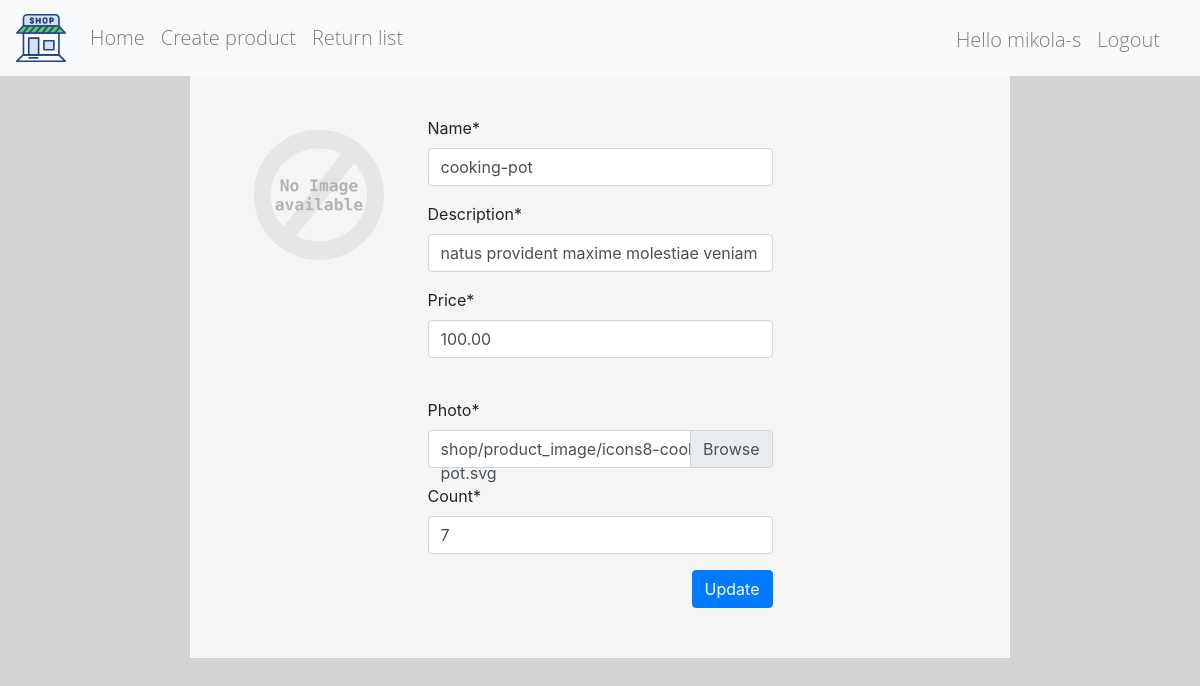
The page /product_update/7/ (signed in) on the database as committed earlier.
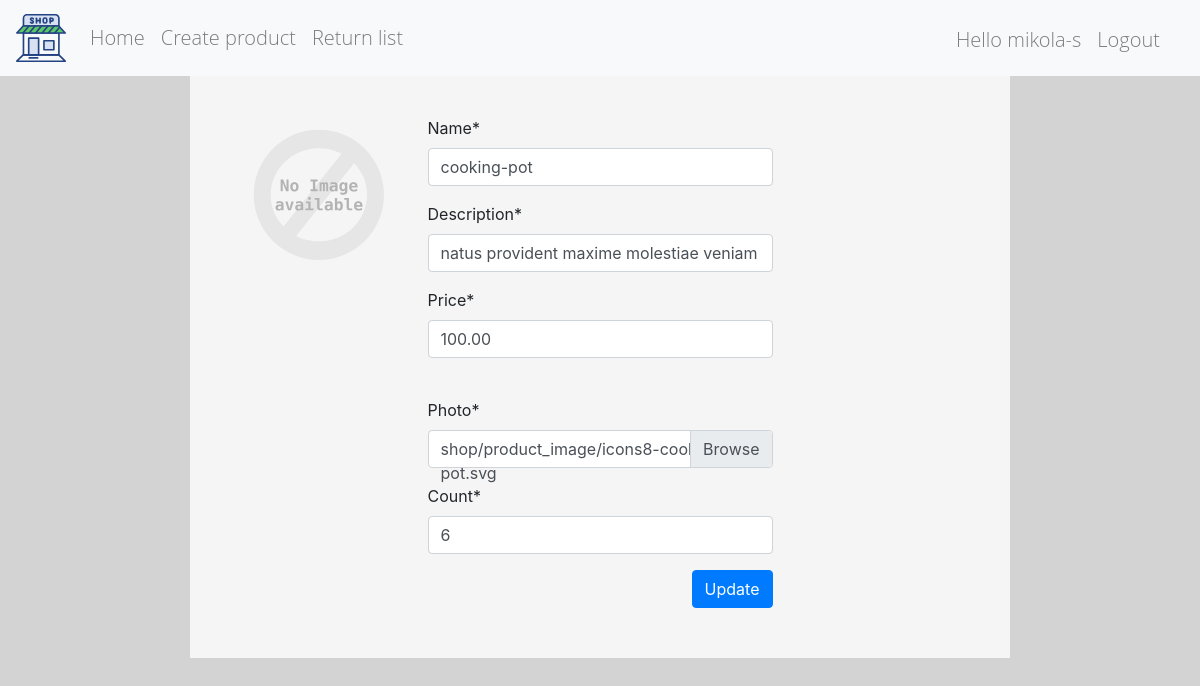
The same page on the database as committed later.
### shop/models.py (models this page shows, shortened)
class Product(models.Model):
    name = models.CharField(max_length=50)
    description = models.CharField(max_length=256)
    price = models.DecimalField(
        decimal_places=2,
        max_digits=12,
        validators=[MinValueValidator(Decimal('0.00'))])
    photo = models.FileField(upload_to='shop/product_image/')
    count = models.PositiveIntegerField()

### shop/views.py (the view)
# urls.py: path('product_update/<int:pk>/', ProductUpdate.as_view(), name='product_update'),
class ProductUpdate(AdminAccess, UpdateView):
    template_name = 'shop/product/update_form.html'
    success_url = '/'
    form_class = forms.ProductCreateForm
    model = models.Product
    success_message = 'success update product %(name)s'

### shop/forms.py
class ProductCreateForm(ModelForm):
    class Meta:
        model = Product
        fields = '__all__'

### shop/views.py (called while the page is built)
    def test_func(self):
        return self.request.user.is_superuser

### shop/templates/shop/product/update_form.html (shortened to what this page needs)
{% extends 'shop/page_item/base.html' %}
{% load staticfiles %}
{% load static %}
{% load crispy_forms_tags %}
{% block content %}
    <div class="col-md-8 col-sm-8 col-12 col box">
        <div class="row">
            <div class="col-3">
                <img class="card-img-top" id="id_img" src="{{ MEDIA_URL }}{{ product.photo }}" alt="image"
                     onerror="if (this.src != 'static/images/alt.svg') this.src = '{% static "images/alt.svg" %}'"
                >
            </div>
            <div class="col-6">
                <form method="post" enctype="multipart/form-data" class="form">
                    <div class="form-group mx-0 mb-0">
                        {{ form.name|as_crispy_field }}
                    </div>
                    <div class="form-group mx-0">
                        {{ form.description|as_crispy_field }}
                    </div>
                    <div class="form-group mb-0">
                        {{ form.price|as_crispy_field }}
                    </div>
                    <br>
                    <div class="form-group">
                        <label for="id_photo" class="requiredField">
                            Photo<span class="asteriskField">*</span>
                        </label>
                        <div class="custom-file">
                            <label class="custom-file-label" for="id_photo"
                                   id="id_label">{{ product.photo.name }}</label>
                        </div>
                    </div>
                    <div class="form-group mb-0">
                        {{ form.count|as_crispy_field }}
                    </div>
                    <div class="text-right">
                        <button type="submit" class="btn btn-primary">Update</button>
                    </div>
                </form>
            </div>
        </div>
    </div>
{% endblock content %}

Rows that differ between the two databases and show on the page:
changed Product "shop/product_image/icons8-cooking-pot.svg": count "7" → "6"
